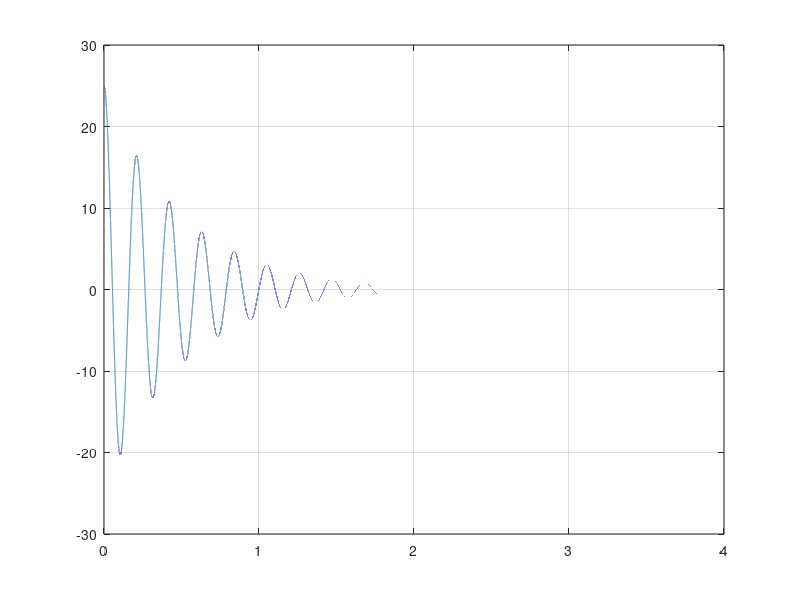

Write the MATLAB code that produced this figure.
close all;
clear;
%Numerical time integration of mass spring damper
%Starting from unstretched spring
%Starting from rest
%Basic data
kTheta=1800;
bTheta=8;
J=2;
EndTime=4.0;
StepTime=1e-5;
theta_Init=25*pi/180;
thetaDot_Init=0;
%Initialize
Time=0.0;
theta=theta_Init;
thetaDot=thetaDot_Init;
%Initialize
Counter=1;
%Start time integration
while Time<EndTime
    %Compute angular acceleration
    thetaDotDot=(-kTheta*theta-bTheta*thetaDot)/J;
    %report
    Time_Plot(Counter)=Time;
    theta_Plot(Counter)=theta*180/pi;
    thetaDot_Plot(Counter)=thetaDot;
    thetaDotDot_Plot(Counter)=thetaDotDot;
    %Time integrate
    theta=theta+thetaDot*StepTime;
    thetaDot=thetaDot+thetaDotDot*StepTime;
    Time=Time+StepTime;
    Counter=Counter+1;
end;
plot(Time_Plot,theta_Plot);
grid;